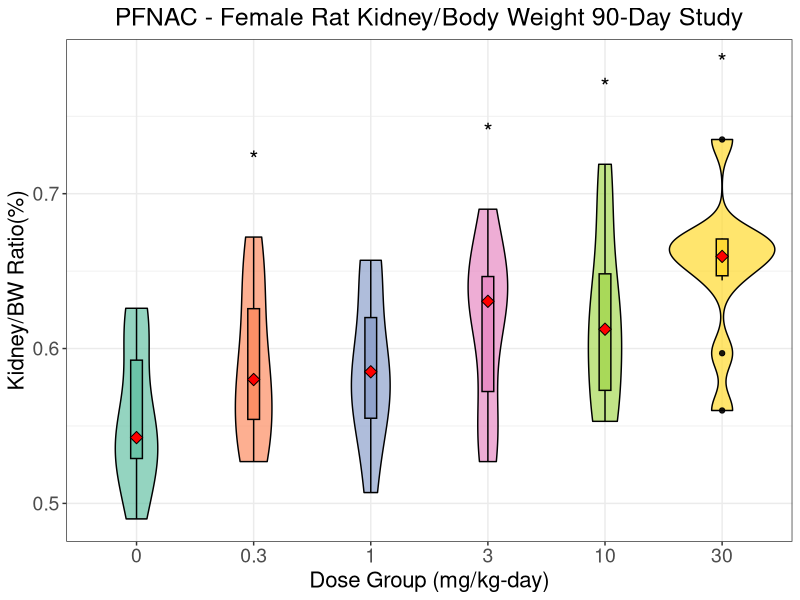
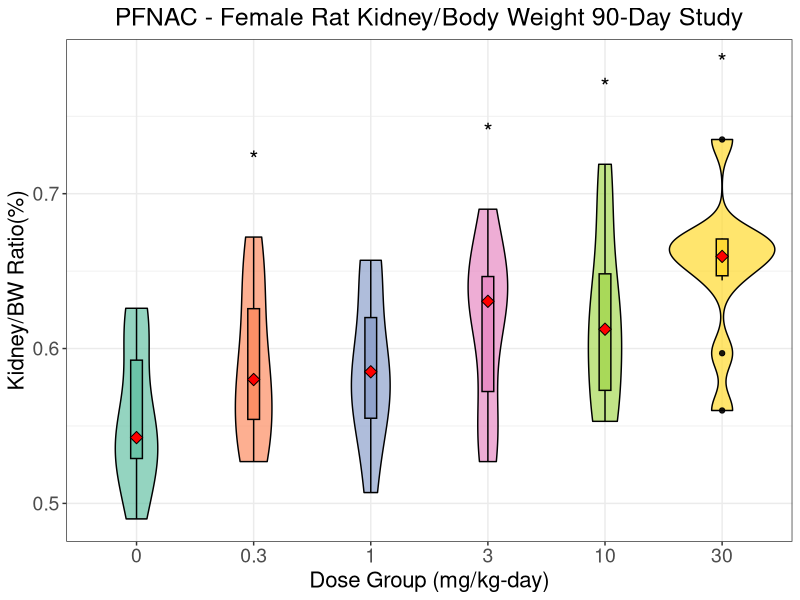

Recreate these plots in R, in order.

# file: PFNACorgangraphs.R
# purpose: statistical analysis Organ Wt Data 90-day (CSS401.6.7)
# 1/15/25 - EMK edit to make this file for generating graphics only, use in ms & poster
# uses data file OrganWeightsPFAS.xlsx
#
# 3/5/2025
# Renamed KidneyRel1f.png as PFNAC_Kidney_Female.png
# Renamed KidneyRel1f as PFNAC_Kidney_Female


# 2/27/2025
# increase sizes of axis labels and plot title by modifying the theme's axis text and title, and centering the heading and increasing its font size

# 2/11/2025
# uncomment stat_summary so that mean can be displayed as a red triangle


# Load needed R packages
library(ggplot2)
library(dplyr)
library(readxl)

# Read in the data file
PFNACo <- read_excel("OrganWeightsPFAS.xlsx", sheet = 'PFNAC', na = c("", "NA"))

# Keep rows 61 through the last row for Females
# consider only females
PFNACof <- PFNACo[c(61:nrow(PFNACo)), ]
#View(PFNACof)

# Ensure Group is treated as an ordered factor 
dose_levels <- c(0, 0.3, 1, 3, 10, 30) # Define correct dose order
PFNACof$Group <- factor(PFNACof$Group, levels = dose_levels, ordered = TRUE)


# Identify the top 4 highest relative Kidney weights
top_doses <- PFNACof %>%
  group_by(Group) %>%
  summarise(max_KidneyRel = max(KidneyRel, na.rm = TRUE)) %>% # Find max per group
  arrange(desc(max_KidneyRel)) %>% # Sort by highest values
  slice(1:4) %>% # Select highest value
  mutate(y_position = max_KidneyRel + 0.05) # Adjust y-position for asterisk placement



# BOX PLOTS - Male Rat Relative Liver Weight Data PFNAC
#KidneyRel1f
PFNA_Kidney_Female<- ggplot(
  PFNACof,
  aes(
    x = factor(Group),
    y = KidneyRel,
    fill = factor(Group) # Fill for violin plot
  )
) +
  geom_violin(trim = TRUE, alpha = 0.7, color = "black") + # Violin plot
  geom_boxplot(
    aes(fill = factor(Group)), # Separate fill for box plot
    width = 0.1,
    color = "black",
    alpha = 0.9
  ) +
  # Add median red triangle marker
  stat_summary(fun = median, geom = "point", shape = 23, size = 3, fill = "red") +
  # Add asterisks above the top 4 doses
  geom_text(
    data = top_doses,
    aes(x = Group, y = y_position, label = "*"),
    size = 6, color = "black"
  ) +
  labs(
    title = "PFNAC - Female Rat Kidney/Body Weight 90-Day Study",
    x = "Dose Group (mg/kg-day)",
    y = "Kidney/BW Ratio(%)"
  ) +
  scale_fill_brewer(palette = "Set2", name = "Group") + # Colorful palette
  theme_bw() +
  theme(legend.position = "none") +
  theme(
    axis.text = element_text(size = 14), # increase tick label size
    axis.title = element_text(size = 16), # increase axis title size
    plot.title = element_text(size = 18, hjust = 0.5) # increase plot title size
  )


# Save the plot as a PNG file
ggsave(
  filename = "PFNA_Kidney_Female.png",
  plot = PFNA_Kidney_Female,
  width = 8,
  height = 6,
  dpi = 300
)

# Display the plot
#KidneyRel1f
PFNA_Kidney_Female